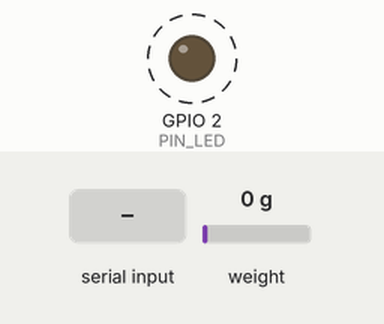
Recording of a program running on a simulated ESP32. Shown: output pins drawn as LEDs (lit = HIGH). Dashed ring = blinking. The inputs (shaded band) are chosen by the test bench; at power-on: weight on the scale 0 g. WiFi joins after 1.5 s; servers stay silent unless stated; uploads are accepted with an empty reply; EEPROM starts erased; what the program prints to the serial monitor is not drawn.

Above: at 3.06 s.
3.1 s: "t\n" received over Serial
At 3.7 s:
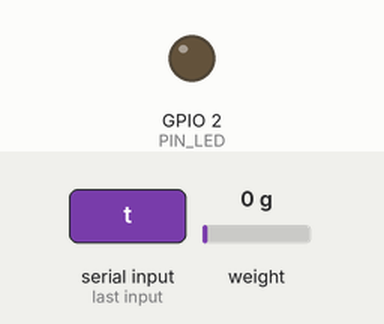
At 5.01 s:
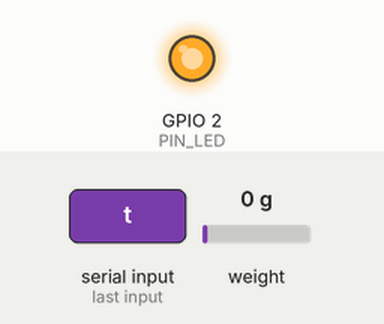
9.1 s: "r\n" received over Serial
Timing chart, 0 to 18.1 s (numbered marks = the images above; inputs shaded):
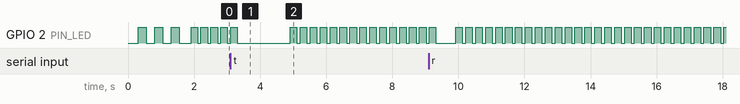

The program:

main.cpp
```cpp
/*
 * Die Waage von Boxenstopp: ein ESP32 liest die Wägezelle über einen HX711
 * und schickt die Gramm an Supabase Realtime (Broadcast auf einem Kanal).
 * Die App hört dort zu (js/waage.js) – im Kochmodus zählt sie dann mit,
 * was in die Schale kommt (js/wiegen.js).
 *
 * Die Waage ist absichtlich dumm: Sie sendet nur kalibrierte Gramm ohne
 * Tara, empfängt nichts und hat weder Display noch Tasten. Tara, Ziel und
 * „passt“ macht die App. Kalibriert wird einmal über den seriellen Monitor:
 *
 *   t         Nullpunkt: nichts auf der Waage, dann t
 *   c 1000    Kalibrieren: ein bekanntes Gewicht drauf (1 kg Zucker), dann c
 *             und die Gramm – beides bleibt im Flash (Preferences)
 *   r         den rohen Wert zeigen
 *   ?         Stand: WLAN, Kalibrierung, letzter Wert, gesendete Nachrichten
 *
 * Gesendet wird 5-mal die Sekunde, solange sich in der letzten Minute etwas
 * getan hat (die App erkennt am gleichmäßigen Strom, wann ein Wert steht),
 * danach nur noch alle 10 Sekunden; eine Änderung weckt sofort wieder. Die
 * App meldet „Waage aus“, wenn 40 Sekunden nichts kommt.
 *
 * Schaltung: Wägezelle → HX711 (E+ rot, E- schwarz, A- weiß, A+ grün), HX711
 * VCC → 3V3, GND → GND, DT → GPIO 16, SCK → GPIO 4 (config.h). Siehe README.md.
 */
#include <Arduino.h>
#include <WiFi.h>
#include <WiFiClientSecure.h>
#include <HTTPClient.h>
#include <Preferences.h>
#include <HX711.h>
#include "config.h"

// Messen: so oft liest der HX711 (er liefert 10 Werte die Sekunde)
static const unsigned long MESS_MS = 100;
// Senden: wach (in der letzten Minute hat sich etwas getan) alle 200 ms, sonst alle 10 s
static const unsigned long SENDE_MS = 200;
static const unsigned long SENDE_SCHLAF_MS = 10000;
static const unsigned long SCHLAF_NACH_MS = 60000;
static const float AENDERUNG_G = 0.5f;
static const float RUHE_G = 1.0f;

HX711 zelle;
Preferences ablage;
WiFiClientSecure netz;
HTTPClient http;

static float faktor = 1.0f;     // rohe Einheiten je Gramm
static long nullpunkt = 0;      // roher Wert bei leerer Waage
static float gramm = 0;         // der letzte Wert
static float gesendet = NAN;    // der letzte gesendete Wert
static unsigned long zuletztGesendet = 0;
static unsigned long ruheSeit = 0;
static unsigned long zuletztGemessen = 0;
static unsigned long nachrichten = 0;
static unsigned long fehler = 0;
static String url;

static void led(bool an) { digitalWrite(PIN_LED, an ? HIGH : LOW); }

static void kalibrierungLaden() {
  ablage.begin("waage", true);
  faktor = ablage.getFloat("faktor", 1.0f);
  nullpunkt = ablage.getLong("null", 0);
  ablage.end();
  if (!(faktor > 0.0001f) || isnan(faktor)) faktor = 1.0f;
  zelle.set_scale(faktor);
  zelle.set_offset(nullpunkt);
}

static void kalibrierungSpeichern() {
  ablage.begin("waage", false);
  ablage.putFloat("faktor", faktor);
  ablage.putLong("null", nullpunkt);
  ablage.end();
}

static void wlanVerbinden() {
  if (WiFi.status() == WL_CONNECTED) return;
  Serial.printf("WLAN: verbinde mit %s", WLAN_SSID);
  WiFi.mode(WIFI_STA);
  WiFi.setSleep(false);
  WiFi.begin(WLAN_SSID, WLAN_PASS);
  unsigned long start = millis();
  bool an = false;
  while (WiFi.status() != WL_CONNECTED && millis() - start < 20000) {
    led(an = !an);
    delay(250);
    Serial.print('.');
  }
  led(false);
  if (WiFi.status() == WL_CONNECTED) Serial.printf("\nWLAN: da, %s\n", WiFi.localIP().toString().c_str());
  else Serial.println("\nWLAN: nicht da – probiere es gleich wieder");
}

static void httpStarten() {
  http.end();
  // Der anon-Schlüssel ist öffentlich und die Gramm sind kein Geheimnis: ohne Zertifikatsprüfung,
  // damit die Waage nicht eines Tages an einem ausgetauschten Wurzelzertifikat scheitert.
  netz.setInsecure();
  http.setReuse(true);
  http.setTimeout(4000);
  http.begin(netz, url);
  http.addHeader("apikey", SUPABASE_KEY);
  http.addHeader("Content-Type", "application/json");
}

static bool senden(float g, bool ruhig) {
  if (WiFi.status() != WL_CONNECTED) return false;
  char body[64];
  snprintf(body, sizeof body, "{\"g\":%.1f,\"s\":%d,\"n\":%lu}", g, ruhig ? 1 : 0, nachrichten);
  led(true);
  int code = http.POST((uint8_t*)body, strlen(body));
  http.getString(); // die Antwort leer lesen, damit die Verbindung offen bleibt
  led(false);
  if (code == 202 || code == 200) { nachrichten++; return true; }
  fehler++;
  Serial.printf("Senden: HTTP %d\n", code);
  if (code < 0) httpStarten(); // Verbindung weg – neu aufbauen
  return false;
}

static void befehl(const String& zeile) {
  String z = zeile;
  z.trim();
  if (z == "t") {
    if (!zelle.wait_ready_timeout(2000)) { Serial.println("HX711 antwortet nicht – Verdrahtung prüfen"); return; }
    nullpunkt = zelle.read_average(15);
    zelle.set_offset(nullpunkt);
    kalibrierungSpeichern();
    Serial.printf("Nullpunkt gesetzt: %ld\n", nullpunkt);
    return;
  }
  if (z.startsWith("c ")) {
    float bekannt = z.substring(2).toFloat();
    if (bekannt < 10) { Serial.println("c <Gramm>, z. B. c 1000 mit 1 kg Zucker auf der Waage"); return; }
    if (!zelle.wait_ready_timeout(2000)) { Serial.println("HX711 antwortet nicht"); return; }
    long roh = zelle.read_average(15);
    faktor = (float)(roh - nullpunkt) / bekannt;
    if (faktor < 0) { faktor = -faktor; Serial.println("Hinweis: Die Zelle zählt verkehrt herum (A+ und A- tauschen) – ich rechne es um."); }
    zelle.set_scale(faktor);
    kalibrierungSpeichern();
    Serial.printf("Kalibriert: %.3f Einheiten je Gramm (roh %ld, Nullpunkt %ld)\n", faktor, roh, nullpunkt);
    return;
  }
  if (z == "r") { Serial.printf("roh: %ld\n", zelle.read_average(5)); return; }
  if (z == "?") {
    Serial.printf("WLAN %s (%s) | Nullpunkt %ld, Faktor %.3f | %.1f g | %lu gesendet, %lu Fehler | Kanal %s\n",
      WiFi.status() == WL_CONNECTED ? "da" : "weg", WiFi.localIP().toString().c_str(), nullpunkt, faktor, gramm, nachrichten, fehler, KANAL);
    return;
  }
  Serial.println("Befehle: t (Nullpunkt), c <Gramm> (kalibrieren), r (roh), ? (Stand)");
}

void setup() {
  Serial.begin(115200);
  pinMode(PIN_LED, OUTPUT);
  delay(300);
  Serial.println("\nBoxenstopp-Waage");
  zelle.begin(PIN_DT, PIN_SCK);
  kalibrierungLaden();
  if (faktor == 1.0f && nullpunkt == 0) Serial.println("Noch nicht kalibriert: Waage leer lassen, t – dann 1 kg drauf, c 1000");
  else Serial.printf("Kalibrierung geladen: Nullpunkt %ld, Faktor %.3f\n", nullpunkt, faktor);
  url = String(SUPABASE_URL) + "/realtime/v1/api/broadcast/" + KANAL + "/events/g";
  wlanVerbinden();
  httpStarten();
  Serial.println("Befehle: t, c <Gramm>, r, ?");
}

void loop() {
  // Serielle Befehle
  static String zeile;
  while (Serial.available()) {
    char c = (char)Serial.read();
    if (c == '\n' || c == '\r') { if (zeile.length()) befehl(zeile); zeile = ""; }
    else if (zeile.length() < 40) zeile += c;
  }

  if (WiFi.status() != WL_CONNECTED) {
    static unsigned long letzterVersuch = 0;
    if (millis() - letzterVersuch > 5000) { letzterVersuch = millis(); wlanVerbinden(); if (WiFi.status() == WL_CONNECTED) httpStarten(); }
  }

  unsigned long jetzt = millis();
  if (jetzt - zuletztGemessen < MESS_MS) { delay(5); return; }
  if (!zelle.is_ready()) return; // der HX711 liefert 10 Werte die Sekunde – nur lesen, wenn einer da ist
  zuletztGemessen = jetzt;
  float roh = zelle.get_units(1);
  if (isnan(roh)) return;
  // Der letzte und der neue Wert gemittelt: glatt genug, und trotzdem schnell, wenn etwas dazukommt
  static float vorher = NAN;
  float neu = isnan(vorher) ? roh : (roh + vorher) / 2;
  vorher = roh;
  bool ruhig = fabsf(neu - gramm) < RUHE_G;
  if (!ruhig) ruheSeit = jetzt;
  gramm = neu;

  // Senden: wach im Takt, im Schlaf selten – eine Änderung (die ruheSeit zurücksetzt) weckt sofort
  bool geaendert = isnan(gesendet) || fabsf(gramm - gesendet) >= AENDERUNG_G;
  bool wach = jetzt - ruheSeit <= SCHLAF_NACH_MS;
  unsigned long takt = wach || geaendert ? SENDE_MS : SENDE_SCHLAF_MS;
  if (jetzt - zuletztGesendet >= takt && senden(gramm, ruhig && jetzt - ruheSeit > 1000)) { gesendet = gramm; zuletztGesendet = jetzt; }
}
```

config.example.h
```cpp
// Nach config.h kopieren und ausfüllen. config.h bleibt auf dem Rechner (.gitignore).
#pragma once

// Das WLAN zu Hause (2,4 GHz – 5 GHz kann der ESP32 nicht)
#define WLAN_SSID "mein-wlan"
#define WLAN_PASS "geheim"

// Aus dem Supabase-Projekt: Project Settings → API – dieselben Werte wie in der App unter Einstellungen → Waage
#define SUPABASE_URL "https://xyz.supabase.co"
#define SUPABASE_KEY "eyJ…"
#define KANAL "waage"

// Wo der HX711 am ESP32 hängt (DT = DOUT, SCK = PD_SCK)
#define PIN_DT 16
#define PIN_SCK 4

// Die eingebaute LED (ESP32 DevKit: 2) – blinkt beim Verbinden, leuchtet kurz beim Senden
#define PIN_LED 2
```
